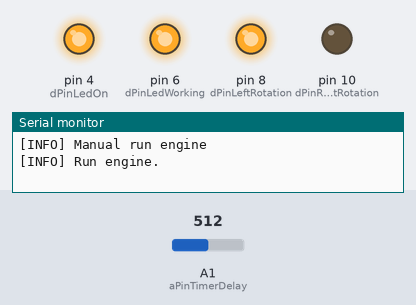
This sketch was run on a simulated Arduino Uno, built with avr-gcc and run on an emulated ATmega328P. Shown: output pins drawn as LEDs (lit = HIGH), the last lines printed to the serial monitor. The test bench sets the inputs (shaded band); at power-on: A1 (aPinTimerDelay) = 512.

Above: at 1.2 s.
1.3 s: A1 (aPinTimerDelay) set to 118
4.3 s: A1 (aPinTimerDelay) set to 96
At 5.6 s:
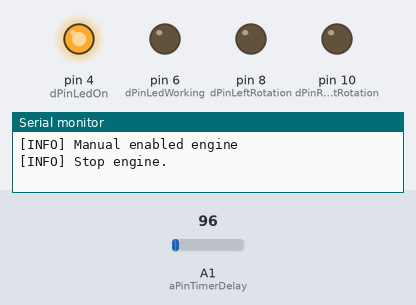
Timing chart, 0 to 7.3 s (numbered marks = the images above; inputs shaded):
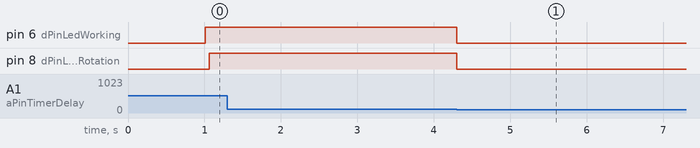

Measured:
- the behaviour switches between 106 and 105 on A1 (aPinTimerDelay) (found by bisection; images 0 and 1)
- after the input at 4.3 s, pin 6 (dPinLedWorking), pin 8 (dPinLeftRotation): HIGH → LOW at once

The sketch:

watchdog_cheese.ino
```cpp
const unsigned short dPinLedOn = 4;
const unsigned short dPinLedWorking = 6;
const unsigned short dPinLeftRotation = 8;
const unsigned short dPinRightRotation = 10;
const unsigned short aPinTimerDelay = 1;

const unsigned short maxRotationSecond = 300;
const unsigned short pauseBeforeChangeRotation = 60;
const unsigned short minWorkDuration = 30;

unsigned long globalWatcher = 0;
unsigned long rotationWatcher = 0;
unsigned long pauseWatcher = 0;
char currentRotation = 'L';
String engineState = "OFF"; // OFF | ROTATION | PAUSE_BEFORE_CHANGE_ROTATION

void setup() {
  Serial.begin(9600);
  Serial.println("Controller for cheese machine: ON");
  pinMode(dPinLedOn, OUTPUT);
  pinMode(dPinLedWorking, OUTPUT);
  pinMode(dPinLeftRotation, OUTPUT);
  pinMode(dPinRightRotation, OUTPUT);
  digitalWrite(dPinLedOn, true);
}

long currentDelay() {
  return constrain(map(analogRead(aPinTimerDelay), 0, 1023, 0, maxRotationSecond), 0, maxRotationSecond);
}

bool isManualOn() {
  return currentDelay() > minWorkDuration;
}

void stopEngine() {
  Serial.println("[INFO] Stop engine.");
  engineState = "OFF";
  digitalWrite(dPinLeftRotation, false);
  digitalWrite(dPinRightRotation, false);
}

void runEngine() {
  Serial.println("[INFO] Run engine.");
  engineState = "ROTATION";
  digitalWrite(dPinLeftRotation, currentRotation == 'L');
  digitalWrite(dPinRightRotation, currentRotation == 'R');
  rotationWatcher = millis();
}

void changeRotationDirection() {
  stopEngine();
  currentRotation = currentRotation == 'L' ? 'R' : 'L';
  engineState = "PAUSE_BEFORE_CHANGE_ROTATION";
  pauseWatcher = millis();
}

void Logs() {
  Serial.print("Engine state: [");
  Serial.print(engineState);
  Serial.print("]; Rotation: ");
  Serial.print(currentRotation);
  Serial.print("; Manual value timer: ");
  Serial.print(currentDelay());
  Serial.print("s; isManualOn: ");
  Serial.print(isManualOn());
  Serial.println(';');
}

void loop() {
  if (!isManualOn()) {
    Serial.println("[INFO] Manual enabled engine");
    stopEngine();
    digitalWrite(dPinLedWorking, isManualOn());
    delay(10000);
  }

  if (millis() - globalWatcher >= 1000) {
    Logs();
    globalWatcher = millis();
    digitalWrite(dPinLedWorking, isManualOn());
    if (isManualOn() && engineState == "OFF") {
      Serial.println("[INFO] Manual run engine");
      runEngine();
    }
  }

  if (millis() - rotationWatcher >= currentDelay() * 1000 && engineState == "ROTATION" && isManualOn()) {
    Serial.println("[INFO] Change rotation.");
    changeRotationDirection();
  }

  if (millis() - pauseWatcher >= pauseBeforeChangeRotation * 1000 && engineState == "PAUSE_BEFORE_CHANGE_ROTATION" && isManualOn()) {
    Serial.println("[INFO] Finished waiting pause.");
    runEngine();
  }
}
```
